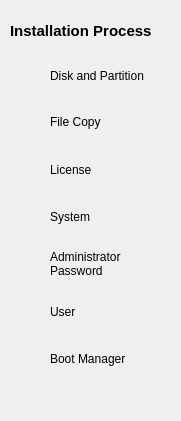
  <widget class="QWidget" name="w_process" native="true">
   <property name="geometry">
    <rect>
     <x>0</x>
     <y>0</y>
     <width>181</width>
     <height>421</height>
    </rect>
   </property>
   <widget class="QLabel" name="l_titol">
    <property name="geometry">
     <rect>
      <x>10</x>
      <y>10</y>
      <width>171</width>
      <height>41</height>
     </rect>
    </property>
    <property name="font">
     <font>
      <pointsize>11</pointsize>
      <weight>75</weight>
      <bold>true</bold>
     </font>
    </property>
    <property name="text">
     <string>Installation Process</string>
    </property>
   </widget>
   <widget class="QLabel" name="led_disc">
    <property name="geometry">
     <rect>
      <x>10</x>
      <y>60</y>
      <width>28</width>
      <height>28</height>
     </rect>
    </property>
    <property name="text">
     <string/>
    </property>
    <property name="pixmap">
     <pixmap>../../../../../usr/share/kademar/utils/instalador/img/vermell_p.png</pixmap>
    </property>
   </widget>
   <widget class="QLabel" name="l_disc">
    <property name="geometry">
     <rect>
      <x>50</x>
      <y>50</y>
      <width>111</width>
      <height>51</height>
     </rect>
    </property>
    <property name="text">
     <string>Disk and Partition</string>
    </property>
    <property name="wordWrap">
     <bool>true</bool>
    </property>
   </widget>
   <widget class="QLabel" name="led_copia">
    <property name="geometry">
     <rect>
      <x>10</x>
      <y>107</y>
      <width>28</width>
      <height>28</height>
     </rect>
    </property>
    <property name="text">
     <string/>
    </property>
    <property name="pixmap">
     <pixmap>../../../../../usr/share/kademar/utils/instalador/img/vermell_p.png</pixmap>
    </property>
   </widget>
   <widget class="QLabel" name="l_copia">
    <property name="geometry">
     <rect>
      <x>50</x>
      <y>106</y>
      <width>111</width>
      <height>31</height>
     </rect>
    </property>
    <property name="text">
     <string>File Copy</string>
    </property>
    <property name="wordWrap">
     <bool>true</bool>
    </property>
   </widget>
   <widget class="QLabel" name="led_license">
    <property name="geometry">
     <rect>
      <x>10</x>
      <y>154</y>
      <width>28</width>
      <height>28</height>
     </rect>
    </property>
    <property name="text">
     <string/>
    </property>
    <property name="pixmap">
     <pixmap>../../../../../usr/share/kademar/utils/instalador/img/vermell_p.png</pixmap>
    </property>
   </widget>
   <widget class="QLabel" name="l_sistema">
    <property name="geometry">
     <rect>
      <x>50</x>
      <y>154</y>
      <width>111</width>
      <height>31</height>
     </rect>
    </property>
    <property name="text">
     <string>License</string>
    </property>
    <property name="wordWrap">
     <bool>true</bool>
    </property>
   </widget>
   <widget class="QLabel" name="led_user">
    <property name="geometry">
     <rect>
      <x>10</x>
      <y>296</y>
      <width>28</width>
      <height>28</height>
     </rect>
    </property>
    <property name="text">
     <string/>
    </property>
    <property name="pixmap">
     <pixmap>../../../../../usr/share/kademar/utils/instalador/img/vermell_p.png</pixmap>
    </property>
   </widget>
   <widget class="QLabel" name="l_user">
    <property name="geometry">
     <rect>
      <x>50</x>
      <y>296</y>
      <width>111</width>
      <height>31</height>
     </rect>
    </property>
    <property name="text">
     <string>User</string>
    </property>
    <property name="wordWrap">
     <bool>true</bool>
    </property>
   </widget>
   <widget class="QLabel" name="led_mbr">
    <property name="geometry">
     <rect>
      <x>10</x>
      <y>343</y>
      <width>28</width>
      <height>28</height>
     </rect>
    </property>
    <property name="text">
     <string/>
    </property>
    <property name="pixmap">
     <pixmap>../../../../../usr/share/kademar/utils/instalador/img/vermell_p.png</pixmap>
    </property>
   </widget>
   <widget class="QLabel" name="l_mbr">
    <property name="geometry">
     <rect>
      <x>50</x>
      <y>333</y>
      <width>111</width>
      <height>51</height>
     </rect>
    </property>
    <property name="text">
     <string>Boot Manager</string>
    </property>
    <property name="wordWrap">
     <bool>true</bool>
    </property>
   </widget>
   <widget class="QLabel" name="led_passwd">
    <property name="geometry">
     <rect>
      <x>10</x>
      <y>248</y>
      <width>28</width>
      <height>28</height>
     </rect>
    </property>
    <property name="text">
     <string/>
    </property>
    <property name="pixmap">
     <pixmap>../../../../../usr/share/kademar/utils/instalador/img/vermell_p.png</pixmap>
    </property>
   </widget>
   <widget class="QLabel" name="l_passwd">
    <property name="geometry">
     <rect>
      <x>50</x>
      <y>228</y>
      <width>111</width>
      <height>71</height>
     </rect>
    </property>
    <property name="text">
     <string>Administrator Password</string>
    </property>
    <property name="wordWrap">
     <bool>true</bool>
    </property>
   </widget>
   <widget class="QLabel" name="led_sistema">
    <property name="geometry">
     <rect>
      <x>10</x>
      <y>201</y>
      <width>28</width>
      <height>31</height>
     </rect>
    </property>
    <property name="text">
     <string/>
    </property>
    <property name="pixmap">
     <pixmap>../../../../../usr/share/kademar/utils/instalador/img/vermell_p.png</pixmap>
    </property>
   </widget>
   <widget class="QLabel" name="l_license">
    <property name="geometry">
     <rect>
      <x>50</x>
      <y>201</y>
      <width>111</width>
      <height>31</height>
     </rect>
    </property>
    <property name="text">
     <string>System</string>
    </property>
    <property name="wordWrap">
     <bool>true</bool>
    </property>
   </widget>
  </widget>
